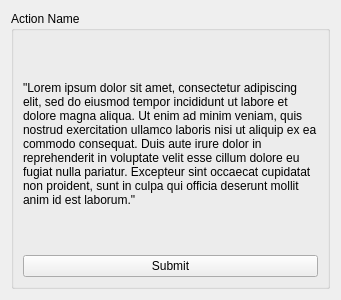
<?xml version="1.0" encoding="UTF-8"?>
<ui version="4.0">
 <class>Science GUI</class>
 <widget class="QWidget" name="Science GUI">
  <property name="geometry">
   <rect>
    <x>0</x>
    <y>0</y>
    <width>341</width>
    <height>300</height>
   </rect>
  </property>
  <property name="windowTitle">
   <string>Science GUI</string>
  </property>
  <layout class="QHBoxLayout" name="horizontalLayout">
   <item>
    <widget class="QGroupBox" name="groupBox">
     <property name="sizePolicy">
      <sizepolicy hsizetype="Preferred" vsizetype="Preferred">
       <horstretch>0</horstretch>
       <verstretch>0</verstretch>
      </sizepolicy>
     </property>
     <property name="minimumSize">
      <size>
       <width>0</width>
       <height>0</height>
      </size>
     </property>
     <property name="toolTip">
      <string extracomment="0"/>
     </property>
     <property name="toolTipDuration">
      <number>1</number>
     </property>
     <property name="title">
      <string>Action Name</string>
     </property>
     <layout class="QVBoxLayout" name="verticalLayout_3">
      <item>
       <widget class="QLabel" name="descriptionLabel">
        <property name="sizePolicy">
         <sizepolicy hsizetype="Preferred" vsizetype="MinimumExpanding">
          <horstretch>0</horstretch>
          <verstretch>0</verstretch>
         </sizepolicy>
        </property>
        <property name="minimumSize">
         <size>
          <width>0</width>
          <height>20</height>
         </size>
        </property>
        <property name="autoFillBackground">
         <bool>false</bool>
        </property>
        <property name="text">
         <string>&quot;Lorem ipsum dolor sit amet, consectetur adipiscing elit, sed do eiusmod tempor incididunt ut labore et dolore magna aliqua. Ut enim ad minim veniam, quis nostrud exercitation ullamco laboris nisi ut aliquip ex ea commodo consequat. Duis aute irure dolor in reprehenderit in voluptate velit esse cillum dolore eu fugiat nulla pariatur. Excepteur sint occaecat cupidatat non proident, sunt in culpa qui officia deserunt mollit anim id est laborum.&quot;</string>
        </property>
        <property name="textFormat">
         <enum>Qt::RichText</enum>
        </property>
        <property name="scaledContents">
         <bool>false</bool>
        </property>
        <property name="wordWrap">
         <bool>true</bool>
        </property>
       </widget>
      </item>
      <item>
       <widget class="QPushButton" name="pushButton">
        <property name="text">
         <string>Submit</string>
        </property>
       </widget>
      </item>
     </layout>
    </widget>
   </item>
  </layout>
 </widget>
 <resources/>
 <connections/>
</ui>
